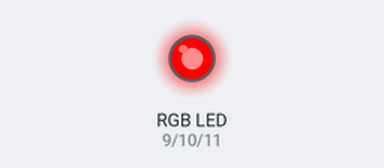
A sketch run on a simulated Arduino Uno, built with avr-gcc and run on an emulated ATmega328P. Parts: an RGB LED mixed from three pins (HIGH = lit).

Above: at 0.5 s.
At 1.5 s:
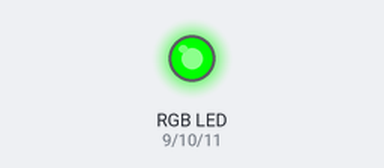
At 2.5 s:
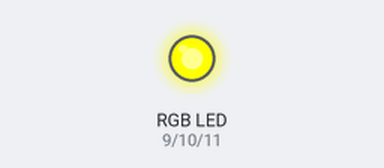
At 3.5 s:
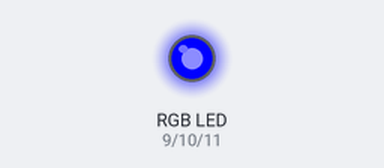
Timing chart, 0 to 5.2 s (numbered marks = the images above):
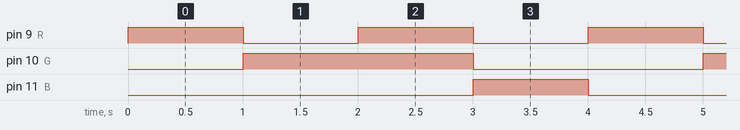

The sketch:

a06.ino
```cpp
// A06 Kolory RGB: czerwony + zielony = żółty (dioda ze wspólną katodą)
const int R = 9, G = 10, B = 11;   // wyjścia PWM przez rezystory 220 Ω

void kolor(int r, int g, int b) {
  analogWrite(R, r);
  analogWrite(G, g);
  analogWrite(B, b);
}

void setup() {}

void loop() {
  kolor(255, 0, 0);   delay(1000);  // czerwony
  kolor(0, 255, 0);   delay(1000);  // zielony
  kolor(255, 255, 0); delay(1000);  // żółty
  kolor(0, 0, 255);   delay(1000);  // niebieski
}
```

Measured:
- by itself, pin 9 (R): alternates HIGH for 1.0 s and LOW for 1.0 s
- by itself, pin 10 (G): alternates HIGH for 2.0 s and LOW for 2.0 s
- by itself, pin 11 (B): alternates HIGH for 1.0 s and LOW for 3.0 s
